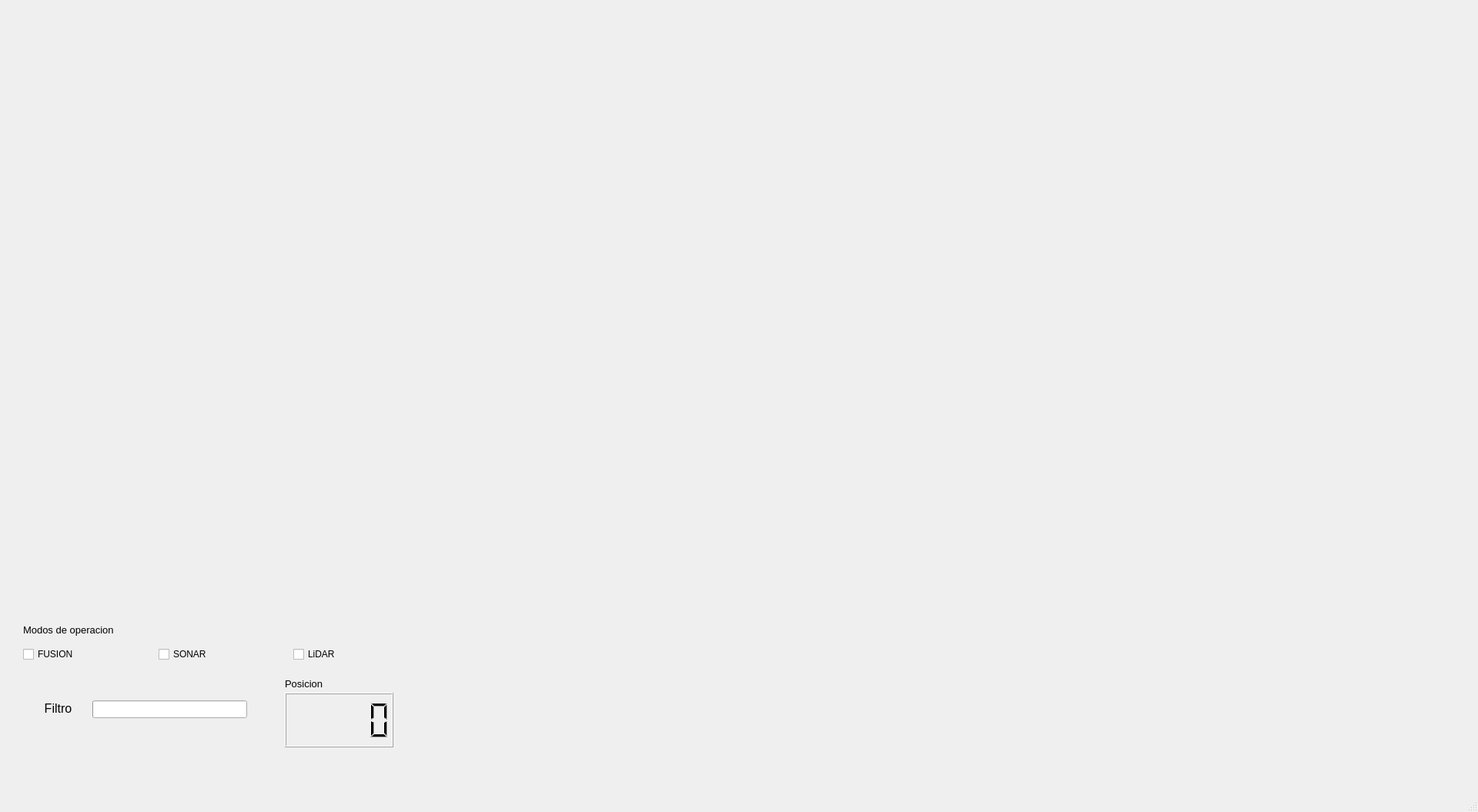
<?xml version="1.0" encoding="UTF-8"?>
<ui version="4.0">
 <class>MainWindow</class>
 <widget class="QMainWindow" name="MainWindow">
  <property name="geometry">
   <rect>
    <x>0</x>
    <y>0</y>
    <width>1920</width>
    <height>1055</height>
   </rect>
  </property>
  <property name="sizePolicy">
   <sizepolicy hsizetype="Expanding" vsizetype="Expanding">
    <horstretch>1</horstretch>
    <verstretch>0</verstretch>
   </sizepolicy>
  </property>
  <property name="windowTitle">
   <string>SOLINDAR System</string>
  </property>
  <widget class="QWidget" name="centralwidget">
   <widget class="Canvas" name="canvas" native="true">
    <property name="geometry">
     <rect>
      <x>19</x>
      <y>79</y>
      <width>1881</width>
      <height>721</height>
     </rect>
    </property>
   </widget>
   <widget class="QWidget" name="horizontalLayoutWidget">
    <property name="geometry">
     <rect>
      <x>19</x>
      <y>0</y>
      <width>1881</width>
      <height>80</height>
     </rect>
    </property>
    <layout class="QHBoxLayout" name="hlayout">
     <item>
      <widget class="QWidget" name="navigation" native="true"/>
     </item>
    </layout>
   </widget>
   <widget class="QLabel" name="label">
    <property name="geometry">
     <rect>
      <x>30</x>
      <y>810</y>
      <width>171</width>
      <height>17</height>
     </rect>
    </property>
    <property name="font">
     <font>
      <pointsize>10</pointsize>
     </font>
    </property>
    <property name="text">
     <string>Modos de operacion</string>
    </property>
   </widget>
   <widget class="QWidget" name="horizontalLayoutWidget_3">
    <property name="geometry">
     <rect>
      <x>30</x>
      <y>830</y>
      <width>521</width>
      <height>41</height>
     </rect>
    </property>
    <layout class="QHBoxLayout" name="horizontalLayout_2">
     <item>
      <widget class="QCheckBox" name="fusBox">
       <property name="text">
        <string>FUSION</string>
       </property>
      </widget>
     </item>
     <item>
      <widget class="QCheckBox" name="sonBox">
       <property name="text">
        <string>SONAR</string>
       </property>
      </widget>
     </item>
     <item>
      <widget class="QCheckBox" name="lidBox">
       <property name="text">
        <string>LiDAR</string>
       </property>
      </widget>
     </item>
    </layout>
   </widget>
   <widget class="QLabel" name="label_2">
    <property name="geometry">
     <rect>
      <x>370</x>
      <y>880</y>
      <width>131</width>
      <height>17</height>
     </rect>
    </property>
    <property name="font">
     <font>
      <pointsize>10</pointsize>
     </font>
    </property>
    <property name="text">
     <string>Posicion</string>
    </property>
   </widget>
   <widget class="QLCDNumber" name="posLcd">
    <property name="geometry">
     <rect>
      <x>370</x>
      <y>900</y>
      <width>141</width>
      <height>71</height>
     </rect>
    </property>
   </widget>
   <widget class="QLabel" name="label_3">
    <property name="geometry">
     <rect>
      <x>30</x>
      <y>910</y>
      <width>91</width>
      <height>21</height>
     </rect>
    </property>
    <property name="font">
     <font>
      <pointsize>12</pointsize>
     </font>
    </property>
    <property name="text">
     <string>Filtro</string>
    </property>
    <property name="alignment">
     <set>Qt::AlignCenter</set>
    </property>
   </widget>
   <widget class="QProgressBar" name="filPro">
    <property name="geometry">
     <rect>
      <x>120</x>
      <y>910</y>
      <width>201</width>
      <height>23</height>
     </rect>
    </property>
    <property name="value">
     <number>0</number>
    </property>
    <property name="textVisible">
     <bool>false</bool>
    </property>
   </widget>
  </widget>
  <widget class="QMenuBar" name="menubar">
   <property name="enabled">
    <bool>false</bool>
   </property>
   <property name="geometry">
    <rect>
     <x>0</x>
     <y>0</y>
     <width>1920</width>
     <height>26</height>
    </rect>
   </property>
  </widget>
  <widget class="QStatusBar" name="statusbar"/>
 </widget>
 <customwidgets>
  <customwidget>
   <class>Canvas</class>
   <extends>QWidget</extends>
   <header>canvas.h</header>
   <container>1</container>
  </customwidget>
 </customwidgets>
 <resources/>
 <connections/>
</ui>
